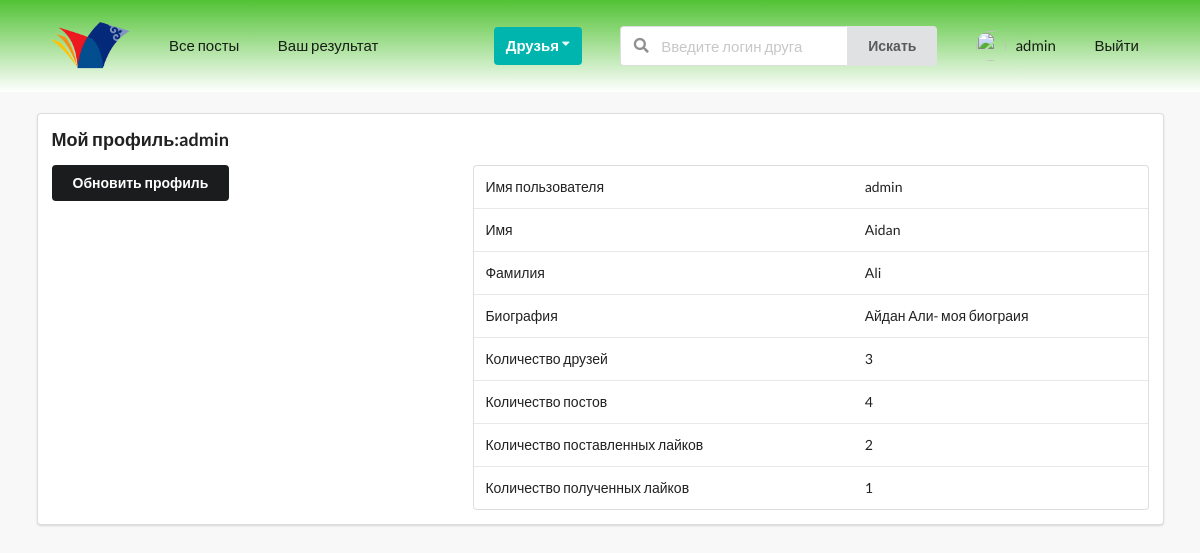
/profiles/myprofile/ (signed in), run on an earlier commit of the app's database.
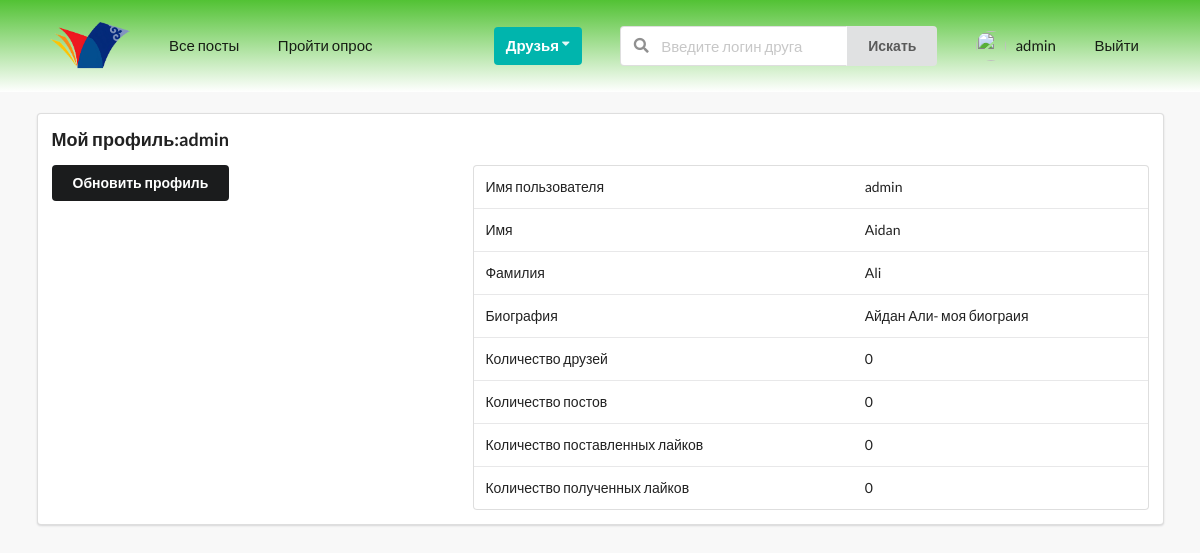
And on a later commit of the database.
### profiles/models.py (models this page shows, shortened)
class Profile(models.Model):
    first_name=models.CharField(max_length=200,blank=True)
    last_name=models.CharField(max_length=200,blank=True)
    user=models.OneToOneField(User,on_delete=models.CASCADE)
    bio=models.TextField(default='Биографии нету',max_length=300)
    email=models.EmailField(max_length=200,blank=True)
    country=models.CharField(max_length=200,blank=True)
    avatar_image=models.ImageField(default='avatar.png',upload_to='avatars/')
    friends=models.ManyToManyField(User,blank=True,related_name='friends')
    slug=models.SlugField(unique=True,blank=True)
    updated_at=models.DateField(auto_now=True)
    created_at=models.DateField(auto_now_add=True)
    objects=ProfileManager()
    __initial_first_name=None
    __initial_last_name=None
    def __init__(self,*args,**kwargs):
        super().__init__(*args,**kwargs)
        self.__initial_first_name=self.first_name
        self.__initial_last_name=self.last_name
    def get_friends_number(self):
        return self.friends.all().count()
    def get_posts_number(self):
        return self.posts.all().count()
    def get_given_likes_number(self):
        likes=self.like_set.all()
        total_liked=0
        for i in likes:
            if i.value=='Like':
                total_liked+=1
        return total_liked
    def get_received_likes_number(self):
        posts=self.posts.all()
        total_liked=0
        for i in posts:
            total_liked+=i.liked.all().count()
        return total_liked
    class Meta:
        verbose_name = 'Профиль'
        verbose_name_plural = 'Профили'

### posts/models.py (models this page shows, shortened)
class Like(models.Model):
    user=models.ForeignKey(Profile,on_delete=models.CASCADE)
    post=models.ForeignKey(Post,on_delete=models.CASCADE)
    value=models.CharField(choices=LIKE_CHOICES,max_length=8)
    updated_at=models.DateField(auto_now=True)
    created_at=models.DateField(auto_now_add=True)
    class Meta:
        verbose_name = 'Лайк'
        verbose_name_plural = 'Лайки'

class Post(models.Model):
    title = models.CharField(max_length=300, verbose_name='Заголовок')
    author = models.ForeignKey(Profile, on_delete=models.CASCADE, related_name='posts')
    content = models.TextField(verbose_name='Текст')
    image = models.ImageField(upload_to='posts/', validators=[FileExtensionValidator(['img', 'png', 'jpeg'])], blank=True, verbose_name='Картинка')
    liked = models.ManyToManyField(Profile, blank=True, related_name='likes', verbose_name='Лайк поставили')
    updated_at = models.DateField(auto_now=True)
    created_at = models.DateField(auto_now_add=True)
    class Meta:
        ordering = ('-created_at',)
        verbose_name = 'Запись'
        verbose_name_plural = 'Записи'

### profiles/views.py (the view)
# urls.py: path('myprofile/',my_profile_view,name='myprofile'),
@login_required
def my_profile_view(request):
    user_obj=Profile.objects.get(user=request.user)
    form=ProfileModelForm(request.POST or None,request.FILES or None,instance=user_obj)
    confirm=False
    if request.method=='POST':
        if form.is_valid():
            form.save()
            confirm=True
    context={
        'user_obj':user_obj,
        'form':form,
        'confirm':confirm,
    }
    return render(request,'profiles/my_profile.html',context)

### profiles/forms.py
class ProfileModelForm(forms.ModelForm):
    class Meta:
        model=Profile
        fields=('first_name','last_name','bio','avatar_image')

### prediction_system/context_processors.py (called while the page is built)
def has_prediction(request):
    if request.user.is_authenticated:
        profile=Profile.objects.get(user=request.user)
        if ProfileData.objects.filter(profile=profile).exists():
            return {'has_prediction': True}
    return {'has_prediction': False}

### profiles/context_processors.py (called while the page is built)
def profile_pic(request):
    if request.user.is_authenticated:
        profile_picture=Profile.objects.get(user=request.user).avatar_image
        return {'avatar_pic':profile_picture}
    return {}

def invitations_number(request):
    if request.user.is_authenticated:
        profile_obj=Profile.objects.get(user=request.user)
        qs_counter=Relationship.objects.invitations_received(profile_obj).count()
        return {'invites_num':qs_counter,}
    return {}

### profiles/models.py (called while the page is built)
    def invitations_received(self,receiver):
        query_string=Relationship.objects.filter(receiver=receiver,status='send')
        return query_string

### templates/profiles/my_profile.html (shortened to what this page needs)
{% extends 'base.html' %}
{% block content %}
<div class="ui segment">
    <h3>Мой профиль:{{request.user}}</h3>
    <div class="ui grid">
        <div class="row">
            <div class="six wide column">
                <div class="row mt-5">
                    <button class="ui secondary button" id='modal-btn'>Обновить профиль</button>
                </div>
            </div>
            <div class="ten wide column">
                <table class="ui table">
                    <tbody>
                        <tr>
                            <td>Имя пользователя</td>
                            <td>{{ user_obj.user }}</td>
                        </tr>
                        <tr>
                            <td>Имя</td>
                            <td>{{ user_obj.first_name }}</td>
                        </tr>
                        <tr>
                            <td>Фамилия</td>
                            <td>{{ user_obj.last_name }}</td>
                        </tr>
                        <tr>
                            <td>Биография</td>
                            <td>{{ user_obj.bio }}</td>
                        </tr>
                        <tr>
                            <td>Количество друзей</td>
                            <td>{{ user_obj.get_friends_number }}</td>
                        </tr>
                        <tr>
                            <td>Количество постов</td>
                            <td>{{ user_obj.get_posts_number }}</td>
                        </tr>
                        <tr>
                            <td>Количество поставленных лайков</td>
                            <td>{{ user_obj.get_given_likes_number }}</td>
                        </tr>
                        <tr>
                            <td>Количество полученных лайков</td>
                            <td>{{ user_obj.get_received_likes_number }}</td>
                        </tr>
                    </tbody>
                </table>
            </div>
        </div>
    </div>
</div>
{% endblock content %}

### templates/main/_nav.html (shortened to what this page needs)
{% load static %}
{% url 'posts:main-post-view' as path_to_posts %}
{% url 'home' as path_to_home %}
{% url 'profiles:myprofile' as path_to_my_profile %}
<div class="ui grid">
    <div class="computer tablet only row wide">
        <div class="ui secondary large menu nav mb-7">
            <div class="ui container">
            <a href="{{path_to_home}}" class="item">
                <img src="{% static 'logo.png' %}" class="ui image tiny">
            </a>
            {% if request.user.is_authenticated %}
                <a href="{{path_to_posts}}" class="menu item">Все посты</a>
            {% if has_prediction %}
                <a href="{% url 'prediction:prediction-detail' %}" class="menu item">Ваш результат</a>
            {% else %}
                <a href="{% url 'prediction:prediction-index' %}" class="menu item">Пройти опрос</a>
            {% endif %}
            {% endif %}
            <div class="right menu">
                {% if request.user.is_authenticated %}
                <div class="item">
                    <div class="ui floating dropdown icon button teal"> Друзья
                        <i class="dropdown icon"></i>
                    </div>
                </div>
                    <div class="item">
                        <form action="{% url 'profiles:friend-search' %}" method="GET">
                        <div class="ui action left icon input">
                        <input class="prompt" type="text" name='q' placeholder="Введите логин друга">
                        <button type='submit' class="ui button">Искать</button>
                    </div>
                    </form>
                    </div>
                    <a href="{{path_to_my_profile}}" class="item">
                        <img src="{{avatar_pic.url}}" alt="" class="avatar ui image">&nbsp;
                        {{ request.user }}
                    </a>
                    <a href="{% url 'account_logout' %}" class="ui item">Выйти</a>
                {% else %}
                <a href="{% url 'account_login' %}" class="ui item">Войти</a>
                <a href="{% url 'account_signup' %}" class="ui item">Зарегистрироваться</a>
                {% endif %}
            </div>
            </div>
        </div>
    </div>
</div>

What changed in the data, as far as the page shows it:
changed Profile "Aidan": get_friends_number "3" → "0"; get_posts_number "4" → "0"; get_given_likes_number "2" → "0"; get_received_likes_number "1" → "0"
Also different on the page:
text no longer shown: "Ваш результат"
text now shown: "Пройти опрос"
